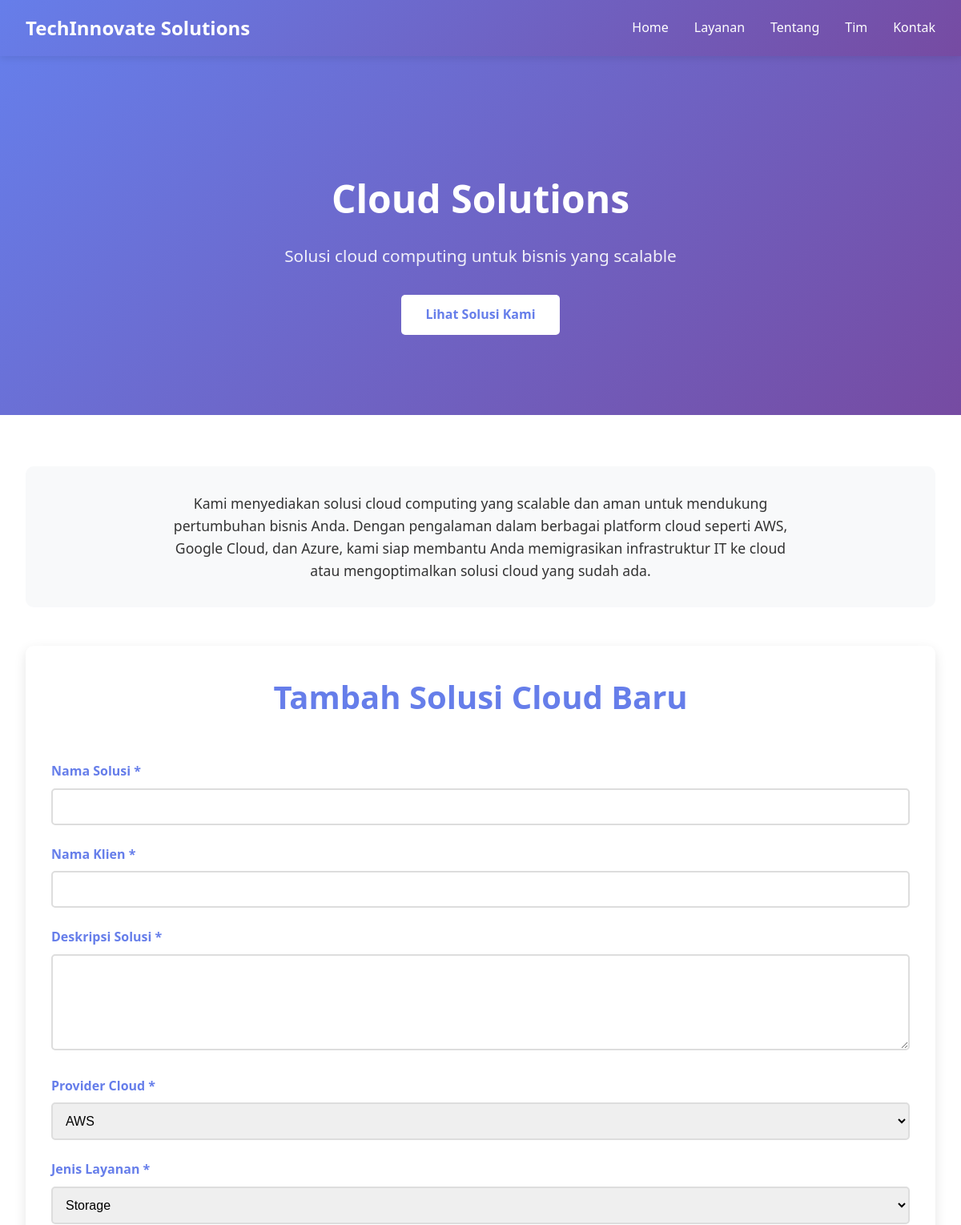
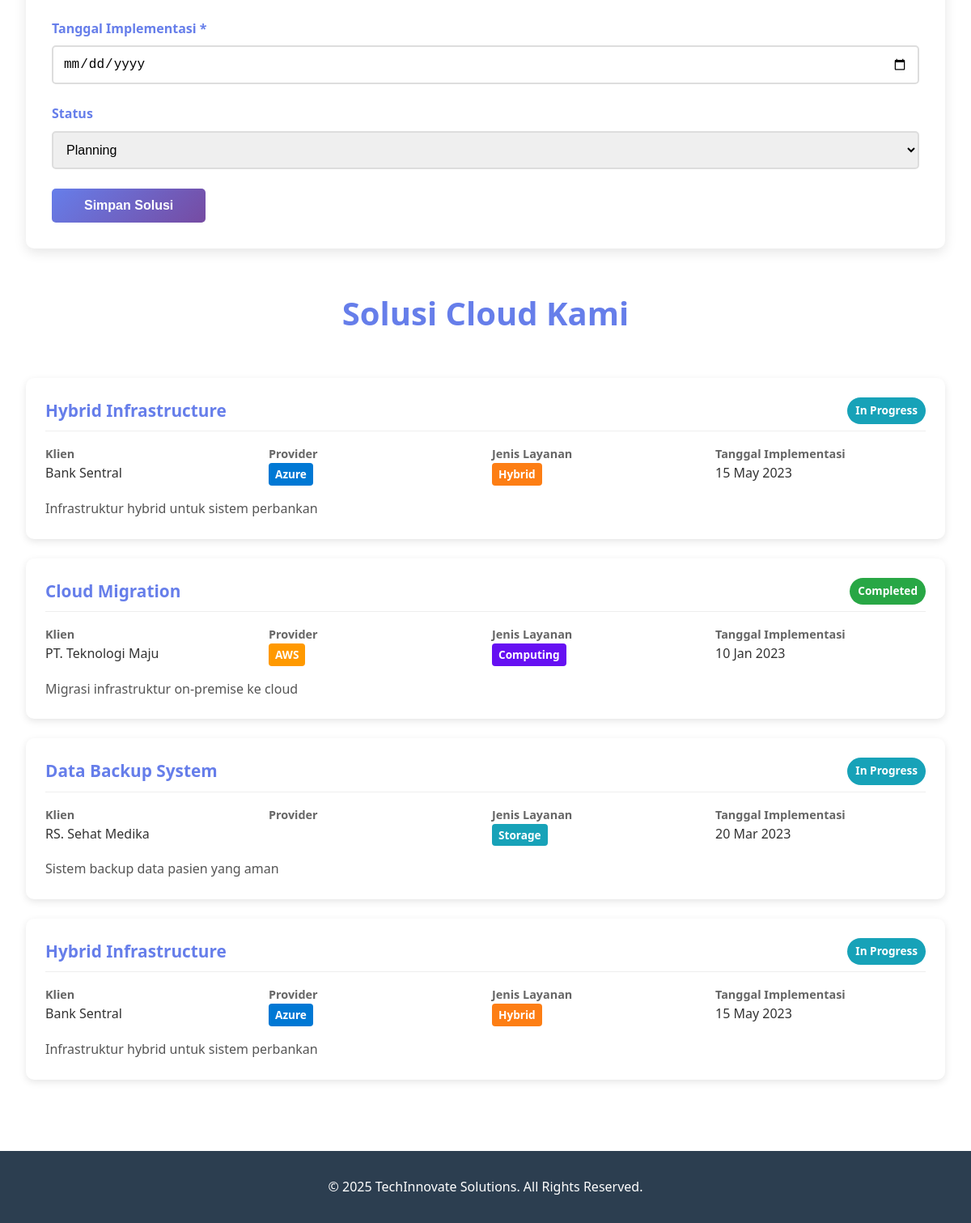
The page /cloud-solutions.php on the database its author committed (2 pictures, top to bottom).
### tables this page shows
CREATE TABLE `cloud_solutions` (
  `id` int(11) NOT NULL,
  `solution_name` varchar(100) NOT NULL,
  `client_name` varchar(100) NOT NULL,
  `description` text NOT NULL,
  `provider` enum('AWS','Google Cloud','Azure','Other') NOT NULL,
  `service_type` enum('Storage','Computing','Database','Networking','Hybrid') NOT NULL,
  `implementation_date` date NOT NULL,
  `status` enum('Planning','In Progress','Completed','Maintenance') DEFAULT 'Planning',
  `created_at` datetime DEFAULT current_timestamp()
);

### cloud-solutions.php (the view, shortened to what this page needs)
<?php
 $db_host = "localhost";
 $db_user = "root";
 $db_pass = "";
 $db_name = "company_db";
 $conn = new mysqli($db_host, $db_user, $db_pass, $db_name);
 $companyName = "TechInnovate Solutions";
 $serviceTitle = "Cloud Solutions";
 $currentYear = date("Y");
 $sql = "SELECT * FROM cloud_solutions ORDER BY created_at DESC";
 $result = $conn->query($sql);
?>
<!DOCTYPE html>
<html lang="id">
<head>
</head>
<body>
    <header>
        <nav>
            <div class="logo"><?php echo $companyName; ?></div>
            <ul>
                <li><a href="index.php">Home</a></li>
                <li><a href="index.php#services">Layanan</a></li>
                <li><a href="index.php#about">Tentang</a></li>
                <li><a href="index.php#team">Tim</a></li>
                <li><a href="index.php#contact">Kontak</a></li>
            </ul>
        </nav>
    </header>
    <section class="hero">
        <h1><?php echo $serviceTitle; ?></h1>
        <p>Solusi cloud computing untuk bisnis yang scalable</p>
        <a href="#solutions" class="btn">Lihat Solusi Kami</a>
    </section>
    <section class="container">
        <div class="service-description">
            <p>
                Kami menyediakan solusi cloud computing yang scalable dan aman untuk mendukung pertumbuhan bisnis Anda.
                Dengan pengalaman dalam berbagai platform cloud seperti AWS, Google Cloud, dan Azure, kami siap membantu
                Anda memigrasikan infrastruktur IT ke cloud atau mengoptimalkan solusi cloud yang sudah ada.
            </p>
        </div>
        <div class="solution-form">
            <h2 class="section-title">Tambah Solusi Cloud Baru</h2>
            <form method="POST" action="">
                <div class="form-group">
                    <label for="solution_name">Nama Solusi *</label>
                    <input type="text" id="solution_name" name="solution_name" required>
                </div>
                <div class="form-group">
                    <label for="client_name">Nama Klien *</label>
                    <input type="text" id="client_name" name="client_name" required>
                </div>
                <div class="form-group">
                    <label for="description">Deskripsi Solusi *</label>
                    <textarea id="description" name="description" required></textarea>
                </div>
                <div class="form-group">
                    <label for="provider">Provider Cloud *</label>
                    <select id="provider" name="provider" required>
                        <option value="AWS">AWS</option>
                    </select>
                </div>
                <div class="form-group">
                    <label for="service_type">Jenis Layanan *</label>
                    <select id="service_type" name="service_type" required>
                        <option value="Storage">Storage</option>
                    </select>
                </div>
                <div class="form-group">
                    <label for="implementation_date">Tanggal Implementasi *</label>
                    <input type="date" id="implementation_date" name="implementation_date" required>
                </div>
                <div class="form-group">
                    <label for="status">Status</label>
                    <select id="status" name="status">
                        <option value="Planning">Planning</option>
                    </select>
                </div>
                <button type="submit" class="btn-submit">Simpan Solusi</button>
            </form>
        </div>
        <div id="solutions" class="solutions-list">
            <h2 class="section-title">Solusi Cloud Kami</h2>
            <?php if ($result && $result->num_rows > 0): ?>
                <?php while($row = $result->fetch_assoc()): ?>
                <div class="solution-card">
                    <div class="solution-header">
                        <div class="solution-title"><?php echo htmlspecialchars($row['solution_name']); ?></div>
                        <div class="solution-status status-<?php echo strtolower(str_replace(' ', '-', $row['status'])); ?>">
                            <?php echo htmlspecialchars($row['status']); ?>
                        </div>
                    </div>
                    <div class="solution-details">
                        <div class="solution-detail">
                            <span class="solution-detail-label">Klien</span>
                            <span class="solution-detail-value"><?php echo htmlspecialchars($row['client_name']); ?></span>
                        </div>
                        <div class="solution-detail">
                            <span class="solution-detail-label">Provider</span>
                            <span class="solution-detail-value">
                                <span class="provider-badge provider-<?php echo strtolower(str_replace(' ', '', $row['provider'])); ?>">
                                    <?php echo htmlspecialchars($row['provider']); ?>
                                </span>
                            </span>
                        </div>
                        <div class="solution-detail">
                            <span class="solution-detail-label">Jenis Layanan</span>
                            <span class="solution-detail-value">
                                <span class="service-type-badge type-<?php echo strtolower($row['service_type']); ?>">
                                    <?php echo htmlspecialchars($row['service_type']); ?>
                                </span>
                            </span>
                        </div>
                        <div class="solution-detail">
                            <span class="solution-detail-label">Tanggal Implementasi</span>
                            <span class="solution-detail-value"><?php echo date('d M Y', strtotime($row['implementation_date'])); ?></span>
                        </div>
                    </div>
                    <div class="solution-description">
                        <?php echo nl2br(htmlspecialchars($row['description'])); ?>
                    </div>
                </div>
                <?php endwhile; ?>
            <?php else: ?>
                <p style="text-align: center; color: #666;">Belum ada solusi cloud yang terdaftar.</p>
            <?php endif; ?>
        </div>
    </section>
    <footer>
        <p>&copy; <?php echo $currentYear; ?> <?php echo $companyName; ?>. All Rights Reserved.</p>
    </footer>
</body>
</html>

### cloud-solutions.php (style rules this page uses)
* { margin: 0; padding: 0; box-sizing: border-box; }
body { font-family: 'Segoe UI', Tahoma, Geneva, Verdana, sans-serif; line-height: 1.6; color: #333; }
header { background: linear-gradient(135deg, #667eea 0%, #764ba2 100%); color: white; padding: 1rem 0; position: fixed; width: 100%; top: 0; z-index: 1000; box-shadow: 0 2px 10px rgba(0,0,0,0.1); }
nav { max-width: 1200px; margin: 0 auto; padding: 0 2rem; display: flex; justify-content: space-between; align-items: center; }
.logo { font-size: 1.5rem; font-weight: bold; }
nav ul { list-style: none; display: flex; gap: 2rem; }
nav a { color: white; text-decoration: none; transition: opacity 0.3s; }
.hero { background: linear-gradient(135deg, #667eea 0%, #764ba2 100%); color: white; padding: 150px 2rem 100px; text-align: center; margin-top: 60px; }
.hero h1 { font-size: 3rem; margin-bottom: 1rem; }
.hero p { font-size: 1.3rem; margin-bottom: 2rem; opacity: 0.9; }
.btn { display: inline-block; padding: 12px 30px; background: white; color: #667eea; text-decoration: none; border-radius: 5px; font-weight: bold; transition: transform 0.3s; }
.container { max-width: 1200px; margin: 0 auto; padding: 4rem 2rem; }
.section-title { text-align: center; font-size: 2.5rem; margin-bottom: 3rem; color: #667eea; }
.service-description { background: #f8f9fa; padding: 2rem; border-radius: 10px; margin-bottom: 3rem; text-align: center; }
.service-description p { max-width: 800px; margin: 0 auto; font-size: 1.1rem; }
.solution-form { background: white; padding: 2rem; border-radius: 10px; box-shadow: 0 5px 15px rgba(0,0,0,0.1); margin-bottom: 3rem; }
.form-group { margin-bottom: 1.5rem; }
.form-group label { display: block; margin-bottom: 0.5rem; font-weight: bold; color: #667eea; }
.form-group input, .form-group select, .form-group textarea { width: 100%; padding: 12px; border: 2px solid #ddd; border-radius: 5px; font-size: 1rem; transition: border-color 0.3s; }
.form-group textarea { resize: vertical; min-height: 120px; }
.btn-submit { background: linear-gradient(135deg, #667eea 0%, #764ba2 100%); color: white; border: none; padding: 12px 40px; border-radius: 5px; font-size: 1rem; font-weight: bold; cursor: pointer; transition: transform 0.3s; }
.solutions-list { margin-top: 3rem; }
.solution-card { background: white; padding: 1.5rem; margin-bottom: 1.5rem; border-radius: 10px; box-shadow: 0 3px 10px rgba(0,0,0,0.1); transition: transform 0.3s; }
.solution-header { display: flex; justify-content: space-between; margin-bottom: 1rem; padding-bottom: 0.5rem; border-bottom: 1px solid #eee; }
.solution-title { font-size: 1.3rem; font-weight: bold; color: #667eea; }
.solution-status { padding: 5px 10px; border-radius: 20px; font-size: 0.85rem; font-weight: bold; color: white; }
.status-in-progress { background: #17a2b8; }
.status-completed { background: #28a745; }
.solution-details { display: grid; grid-template-columns: repeat(auto-fit, minmax(200px, 1fr)); gap: 1rem; margin-bottom: 1rem; }
.solution-detail { display: flex; flex-direction: column; }
.solution-detail-label { font-weight: bold; color: #666; font-size: 0.9rem; }
.solution-detail-value { color: #333; }
.provider-badge { display: inline-block; padding: 3px 8px; border-radius: 4px; font-size: 0.85rem; font-weight: bold; color: white; margin-right: 5px; }
.provider-aws { background: #ff9900; }
.provider-azure { background: #0078d4; }
.service-type-badge { display: inline-block; padding: 3px 8px; border-radius: 4px; font-size: 0.85rem; font-weight: bold; color: white; margin-right: 5px; }
.type-storage { background: #17a2b8; }
.type-computing { background: #6610f2; }
.type-hybrid { background: #fd7e14; }
.solution-description { margin-top: 1rem; color: #555; }
footer { background: #2c3e50; color: white; text-align: center; padding: 2rem; }

### rows shown on the page
cloud_solutions: solution_name "Hybrid Infrastructure", status "In Progress", client_name "Bank Sentral", provider "Azure", service_type "Hybrid", implementation_date "15 May 2023", description "Infrastruktur hybrid untuk sistem perbankan"
cloud_solutions: solution_name "Cloud Migration", status "Completed", client_name "PT. Teknologi Maju", provider "AWS", service_type "Computing", implementation_date "10 Jan 2023", description "Migrasi infrastruktur on-premise ke cloud"
cloud_solutions: solution_name "Data Backup System", status "In Progress", client_name "RS. Sehat Medika", service_type "Storage", implementation_date "20 Mar 2023", description "Sistem backup data pasien yang aman"
cloud_solutions: solution_name "Hybrid Infrastructure", status "In Progress", client_name "Bank Sentral", provider "Azure", service_type "Hybrid", implementation_date "15 May 2023", description "Infrastruktur hybrid untuk sistem perbankan"

### other values the page prints
$companyName "TechInnovate Solutions"
$serviceTitle "Cloud Solutions"
